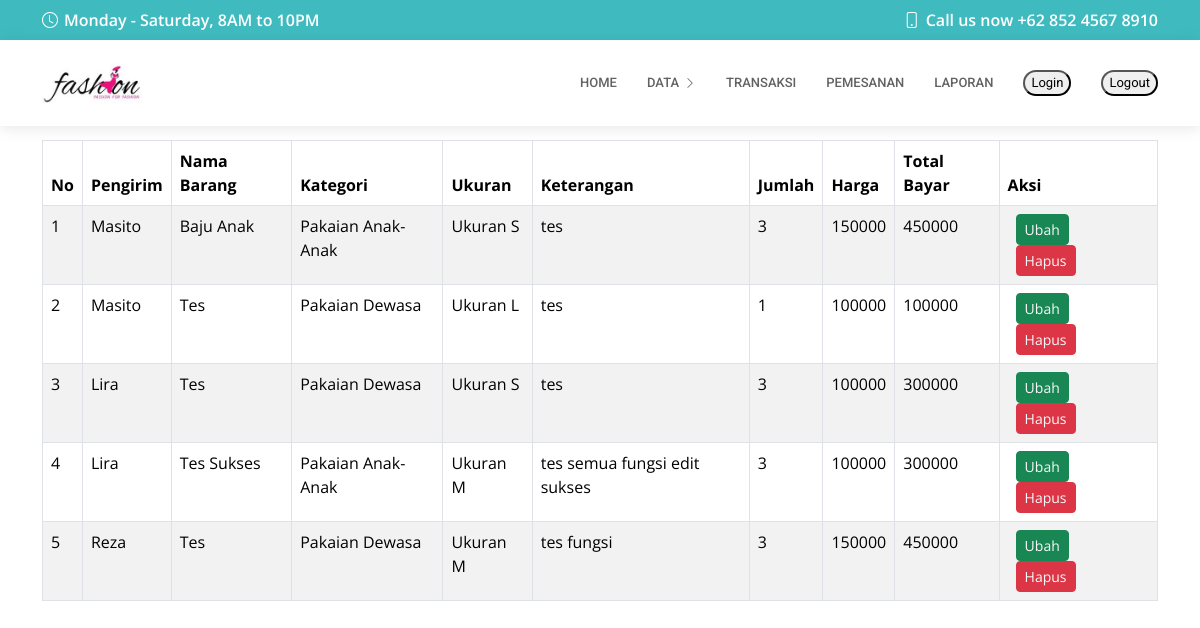
The page /kasir/hal-refrensi/pemesanan.php (signed in) on the database its author committed.
### tables this page shows
CREATE TABLE `penjualan` (
  `Id_Barang` int(20) NOT NULL,
  `Pengirim` varchar(50) NOT NULL,
  `NamaBarang` varchar(40) NOT NULL,
  `JumlahBarang` int(15) NOT NULL,
  `HargaBarang` int(15) NOT NULL,
  `Kategori` varchar(255) NOT NULL,
  `Ukuran` varchar(255) NOT NULL,
  `Message` varchar(255) NOT NULL,
  `Created_at` datetime NOT NULL DEFAULT current_timestamp(),
  `Updated_at` datetime NOT NULL
);

### kasir/hal-refrensi/pemesanan.php (the view, shortened to what this page needs)
<?php
require "../DB.php";
$dt = mysqli_query($koneksi,"SELECT * FROM penjualan ");
?>
<!DOCTYPE html>
<html lang="en">
<head>
  <link href="../../assets/vendor/fontawesome-free/css/all.min.css" rel="stylesheet">
  <link href="../../assets/vendor/animate.css/animate.min.css" rel="stylesheet">
  <link href="../../assets/vendor/aos/aos.css" rel="stylesheet">
  <link href="../../assets/vendor/bootstrap/css/bootstrap.min.css" rel="stylesheet">
  <link href="../../assets/vendor/bootstrap-icons/bootstrap-icons.css" rel="stylesheet">
  <link href="../../assets/vendor/boxicons/css/boxicons.min.css" rel="stylesheet">
  <link href="../../assets/vendor/glightbox/css/glightbox.min.css" rel="stylesheet">
  <link href="../../assets/vendor/swiper/swiper-bundle.min.css" rel="stylesheet">
  <link href="../../assets/css/style.css" rel="stylesheet">
</head>
<body>
  <div id="topbar" class="d-flex align-items-center fixed-top">
    <div class="container d-flex align-items-center justify-content-center justify-content-md-between">
      <div class="align-items-center d-none d-md-flex">
        <i class="bi bi-clock"></i> Monday - Saturday, 8AM to 10PM
      </div>
      <div class="d-flex align-items-center">
        <i class="bi bi-phone"></i> Call us now +62 852 4567 8910
      </div>
    </div>
  </div>
  <header id="header" class="fixed-top">
    <div class="container  mt-0 d-flex align-items-center">
      <a href="index.html" class="logo me-auto"><img src="../logobutik.png" alt=""></a>
      <nav id="navbar" class="navbar order-last order-lg-0">
        <ul>
          <li><a class="nav-link scrollto " href="../#hero">Home</a></li>
          <li class="dropdown"><a href="#"><span>Data</span> <i class="bi bi-chevron-right"></i></a>
              </li>
          <li><a class="nav-link scrollto" href="transaksi.php">Transaksi</a></li>
          <li><a class="nav-link scrollto" href="pemesanan.php">Pemesanan</a></li>
          <li><a class="nav-link scrollto " href="laporan.php">Laporan</a></li>
          <li><a class="nav-link scrollto" href="../../Form_Login/FormLogin.php" ><button style="border-radius: 100px;">Login</button></a></li>
          <li><a class="nav-link scrollto" href="../../Form_Login/Logout.php" ><button style="border-radius: 100px;">Logout</button></a></li>
      </nav>
    </div>
  </header>
<div class="container" style="margin-top: 140px;">
    <div class="row">
        <div class="col-md-12">
        <table  class="table table-bordered table-striped table-hover">
    <thead>
        <tr>
            <th scope="col">No</th>
            <th scope="col">Pengirim</th>
            <th scope="col">Nama Barang</th>
            <th scope="col">Kategori</th>
            <th scope="col">Ukuran</th>
            <th scope="col">Keterangan</th>
            <th scope="col">Jumlah</th>
            <th scope="col">Harga</th>
            <th scope="col">Total Bayar</th>
            <th scope="col">Aksi</th>
        </tr>
    </thead>
    <tbody>
        <?php $i = 1; ?>
        <?php foreach ($dt as $data ) : ?>
            <?php
                $j = $data["JumlahBarang"];
                $h = $data["HargaBarang"];
                $t = $j * $h;
            ?>
            <tr>
                <td scope="row"><?= $i ?></td>
                <td><?= $data["Pengirim"]?></td>
                <td><?= $data["NamaBarang"]?></td>
                <td><?= $data["Kategori"]?></td>
                <td><?= $data["Ukuran"]?></td>
                <td><?= $data["Message"]?></td>
                <td><?= $data["JumlahBarang"]?></td>
                <td><?= $data["HargaBarang"]?></td>
                <td><?= $t;?></td>
                <td>
                    <button class="btn btn-sm btn-success ms-2 me-2"><a href="u-pms.php?id=<?= $data["Id_Barang"];?>" class="text-light">Ubah</a></button>
                    <button class="btn btn-sm btn-danger ms-2 me-2"><a href="hps-pms.php?id=<?= $data["Id_Barang"];?>" onclick="return confirm('Yakin ingin mengahpus pesanan ini ?');" class="text-light">Hapus</a></button>
                </td>
            </tr>
        <?php $i++; ?>
        <?php endforeach; ?>
    </tbody>
</table>
        </div>
    </div>
</div>
</body>
</html>

### assets/css/style.css (style rules this page uses)
body { font-family: "Open Sans", sans-serif; color: #444444; }
a { color: #3fbbc0; text-decoration: none; }
#topbar { background: #3fbbc0; color: #fff; height: 40px; font-size: 16px; font-weight: 600; z-index: 996; transition: all 0.5s; }
#topbar i { padding-right: 6px; line-height: 0; }
#header { background: #fff; transition: all 0.5s; z-index: 997; padding: 20px 0; top: 40px; box-shadow: 0px 2px 15px rgba(0, 0, 0, 0.1); }
#header .logo { font-size: 28px; margin: 0; padding: 0; line-height: 1; font-weight: 600; letter-spacing: 0.5px; text-transform: uppercase; }
#header .logo img { max-height: 40px; }
.navbar { padding: 0; }
.navbar ul { margin: 0; padding: 0; display: flex; list-style: none; align-items: center; }
.navbar li { position: relative; }
.navbar a, .navbar a:focus { display: flex; align-items: center; justify-content: space-between; padding: 10px 0 10px 30px; font-family: "Roboto", sans-serif; font-size: 13px; color: #626262; white-space: nowrap; transition: 0.3s; text-transform: uppercase; font-weight: 500; }
.navbar a i, .navbar a:focus i { font-size: 12px; line-height: 0; margin-left: 5px; }

### rows shown on the page
penjualan: Pengirim "Masito", NamaBarang "Baju Anak", Kategori "Pakaian Anak-Anak", Ukuran "Ukuran S", Message "tes", JumlahBarang "3", HargaBarang "150000", t "450000"
penjualan: Pengirim "Masito", NamaBarang "Tes", Kategori "Pakaian Dewasa", Ukuran "Ukuran L", Message "tes", JumlahBarang "1", HargaBarang "100000"
penjualan: Pengirim "Lira", NamaBarang "Tes", Kategori "Pakaian Dewasa", Ukuran "Ukuran S", Message "tes", JumlahBarang "3", HargaBarang "100000", t "300000"
penjualan: Pengirim "Lira", NamaBarang "Tes Sukses", Kategori "Pakaian Anak-Anak", Ukuran "Ukuran M", Message "tes semua fungsi edit sukses", JumlahBarang "3", HargaBarang "100000", t "300000"
penjualan: Pengirim "Reza", NamaBarang "Tes", Kategori "Pakaian Dewasa", Ukuran "Ukuran M", Message "tes fungsi", JumlahBarang "3", HargaBarang "150000", t "450000"
